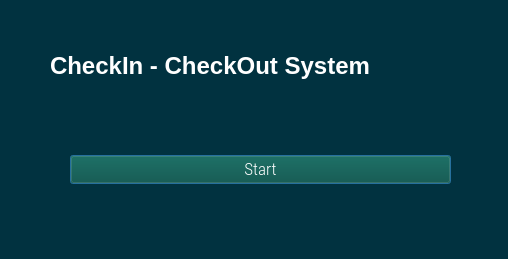
<?xml version="1.0" encoding="UTF-8"?>
<ui version="4.0">
 <class>Dialog</class>
 <widget class="QDialog" name="Dialog">
  <property name="geometry">
   <rect>
    <x>0</x>
    <y>0</y>
    <width>508</width>
    <height>259</height>
   </rect>
  </property>
  <property name="minimumSize">
   <size>
    <width>508</width>
    <height>259</height>
   </size>
  </property>
  <property name="maximumSize">
   <size>
    <width>508</width>
    <height>259</height>
   </size>
  </property>
  <property name="windowTitle">
   <string>CheckIn - Checkout</string>
  </property>
  <property name="styleSheet">
   <string notr="true">background-color: rgb(1, 50, 64);</string>
  </property>
  <widget class="QWidget" name="verticalLayoutWidget">
   <property name="geometry">
    <rect>
     <x>70</x>
     <y>130</y>
     <width>381</width>
     <height>80</height>
    </rect>
   </property>
   <layout class="QVBoxLayout" name="verticalLayout">
    <item>
     <widget class="QPushButton" name="runButton">
      <property name="font">
       <font>
        <family>Roboto Condensed Light</family>
        <pointsize>13</pointsize>
       </font>
      </property>
      <property name="styleSheet">
       <string notr="true">background-color: rgb(0, 74, 59);
color: rgb(255, 255, 255)</string>
      </property>
      <property name="text">
       <string>Start</string>
      </property>
     </widget>
    </item>
   </layout>
  </widget>
  <widget class="QLabel" name="filelabel">
   <property name="geometry">
    <rect>
     <x>50</x>
     <y>40</y>
     <width>431</width>
     <height>51</height>
    </rect>
   </property>
   <property name="font">
    <font>
     <family>MS Shell Dlg 2</family>
     <pointsize>18</pointsize>
     <weight>75</weight>
     <bold>true</bold>
    </font>
   </property>
   <property name="styleSheet">
    <string notr="true">color: rgb(255, 255, 255);</string>
   </property>
   <property name="text">
    <string>CheckIn - CheckOut System</string>
   </property>
  </widget>
 </widget>
 <resources/>
 <connections/>
</ui>
